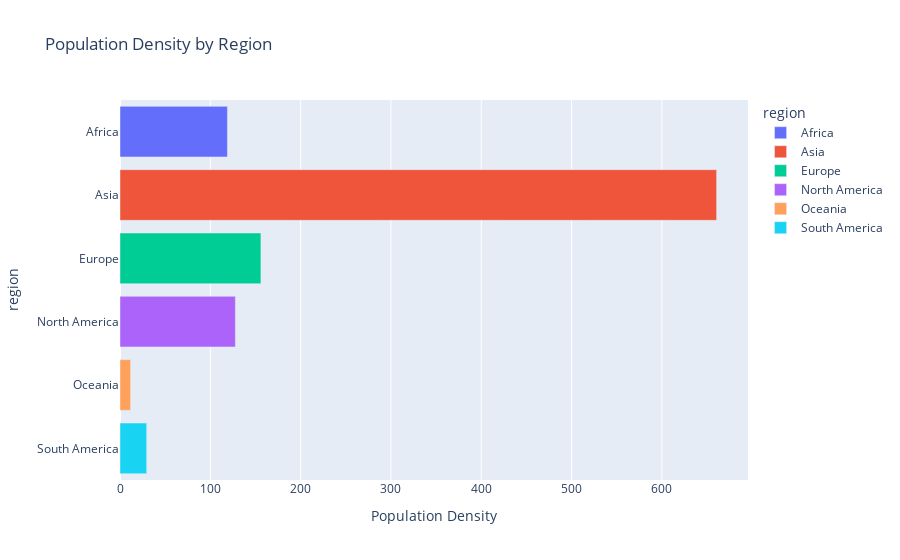

Write notebook code for a chart like this one.
### Code cell
fig_bar = px.bar(best_city.groupby('region')['population_density'].mean().reset_index(),
                 y='region',
                 x='population_density',
                 title='Population Density by Region',
                 labels={'population_density': 'Population Density'},
                 color='region')
fig_bar.show()

### Figure 1 — Plotly figure (JSON) as saved in the notebook; plotly's stock layout.template omitted (floating-point values rounded to 4 significant figures)
{"data": [{"alignmentgroup": "True", "hovertemplate": "region=%{y}<br>Population Density=%{x}<extra></extra>", "legendgroup": "Africa", "marker": {"color": "#636efa", "pattern": {"shape": ""}}, "name": "Africa", "offsetgroup": "Africa", "orientation": "h", "showlegend": true, "textposition": "auto", "type": "bar", "x": [119.0], "xaxis": "x", "y": ["Africa"], "yaxis": "y"}, {"alignmentgroup": "True", "hovertemplate": "region=%{y}<br>Population Density=%{x}<extra></extra>", "legendgroup": "Asia", "marker": {"color": "#EF553B", "pattern": {"shape": ""}}, "name": "Asia", "offsetgroup": "Asia", "orientation": "h", "showlegend": true, "textposition": "auto", "type": "bar", "x": [660.6], "xaxis": "x", "y": ["Asia"], "yaxis": "y"}, {"alignmentgroup": "True", "hovertemplate": "region=%{y}<br>Population Density=%{x}<extra></extra>", "legendgroup": "Europe", "marker": {"color": "#00cc96", "pattern": {"shape": ""}}, "name": "Europe", "offsetgroup": "Europe", "orientation": "h", "showlegend": true, "textposition": "auto", "type": "bar", "x": [156.0], "xaxis": "x", "y": ["Europe"], "yaxis": "y"}, {"alignmentgroup": "True", "hovertemplate": "region=%{y}<br>Population Density=%{x}<extra></extra>", "legendgroup": "North America", "marker": {"color": "#ab63fa", "pattern": {"shape": ""}}, "name": "North America", "offsetgroup": "North America", "orientation": "h", "showlegend": true, "textposition": "auto", "type": "bar", "x": [127.7], "xaxis": "x", "y": ["North America"], "yaxis": "y"}, {"alignmentgroup": "True", "hovertemplate": "region=%{y}<br>Population Density=%{x}<extra></extra>", "legendgroup": "Oceania", "marker": {"color": "#FFA15A", "pattern": {"shape": ""}}, "name": "Oceania", "offsetgroup": "Oceania", "orientation": "h", "showlegend": true, "textposition": "auto", "type": "bar", "x": [11.74], "xaxis": "x", "y": ["Oceania"], "yaxis": "y"}, {"alignmentgroup": "True", "hovertemplate": "region=%{y}<br>Population Density=%{x}<extra></extra>", "legendgroup": "South America", "marker": {"color": "#19d3f3", "pattern": {"shape": ""}}, "name": "South America", "offsetgroup": "South America", "orientation": "h", "showlegend": true, "textposition": "auto", "type": "bar", "x": [29.58], "xaxis": "x", "y": ["South America"], "yaxis": "y"}], "layout": {"autosize": true, "barmode": "relative", "legend": {"title": {"text": "region"}, "tracegroupgap": 0}, "title": {"text": "Population Density by Region"}, "xaxis": {"anchor": "y", "autorange": true, "domain": [0, 1], "range": [0, 695.3], "title": {"text": "Population Density"}, "type": "linear"}, "yaxis": {"anchor": "x", "autorange": true, "categoryarray": ["South America", "Oceania", "North America", "Europe", "Asia", "Africa"], "categoryorder": "array", "domain": [0, 1], "range": [-0.5, 5.5], "title": {"text": "region"}, "type": "category"}}}
